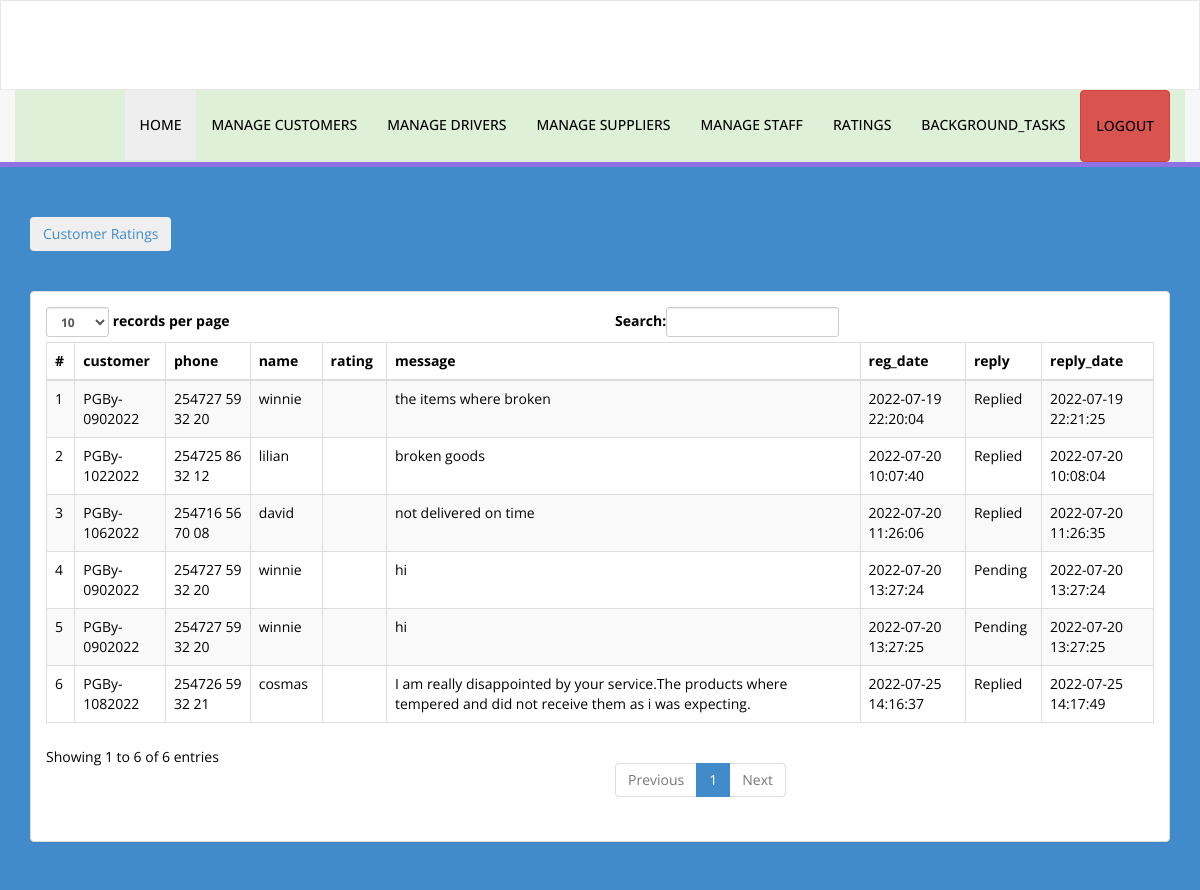
Page /perimeter/perimeter/messages.php (signed in) on the committed database.
### tables this page shows
CREATE TABLE `feedback` (
  `id` int(11) NOT NULL,
  `customer` varchar(50) DEFAULT NULL,
  `phone` varchar(20) DEFAULT NULL,
  `name` varchar(100) DEFAULT NULL,
  `rating` varchar(50) DEFAULT NULL,
  `message` varchar(250) DEFAULT NULL,
  `reg_date` varchar(100) DEFAULT NULL,
  `reply` varchar(250) DEFAULT 'Pending',
  `reply_date` timestamp NOT NULL DEFAULT current_timestamp() ON UPDATE current_timestamp()
);

### perimeter/perimeter/messages.php (the view, shortened to what this page needs)
<?php
include('sessionadm.php');
if (strlen($_SESSION['username']) == 0) {
    header('location:log');
} else {
?>
<!DOCTYPE html>
<html xmlns="http://www.w3.org/1999/xhtml">
<head>
    <link href="assets/css/bootstrap.css" rel="stylesheet" />
    <link href="assets/css/font-awesome.css" rel="stylesheet" />
    <link href="assets/css/style.css" rel="stylesheet" />
    <link rel="stylesheet" href="https://cdnjs.cloudflare.com/ajax/libs/font-awesome/4.7.0/css/font-awesome.min.css">
</head>
<body style="height: 100%;" class="bg-primary">
    <?php include('includes/header.php'); ?>
    <div class="content-wrapper">
        <div class="container">
            <div class="row pad-botm">
                <div class="col-md-12">
                    <h5>
                        <a href="messages"> <button class="btn btn-wraning"> Customer Ratings</button></a>
                      </h5>
                </div>
            </div>
            <div class="row" style="color: #000;">
                <div class="col-md-12">
                    <div class="panel panel-default">
                        <div class="panel-body">
                            <div class="table-responsive">
                                <table class="table table-striped table-bordered table-hover" id="dataTables-example">
                                    <thead>
                                        <tr>
                                            <th>#</th>
                                            <th>customer</th>
                                            <th>phone</th>
                                            <th>name </th>
                                            <th>rating</th>
                                            <th>message</th>
                                            <th>reg_date</th>
                                            <th>reply</th>
                                            <th>reply_date</th>
                                        </tr>
                                    </thead>
                                    <tbody>
                                        <?php $sql = "SELECT * from feedback";
                                            $query = $con->prepare($sql);
                                            $query->execute();
                                            $results = $query->fetchAll(PDO::FETCH_OBJ);
                                            $cnt = 1;
                                            if ($query->rowCount() > 0) {
                                                foreach ($results as $result) {               ?>
                                        <tr class="odd gradeX">
                                            <td class="center"><?php echo htmlentities($cnt); ?></td>
                                            <td class="center"><?php echo htmlentities($result->customer); ?></td>
                                            <td class="center"><?php echo htmlentities($result->phone); ?></td>
                                            <td class="center"><?php echo htmlentities($result->name); ?></td>
                                            <td class="center"><?php echo htmlentities($result->rating); ?></td>
                                            <td class="center"><?php echo htmlentities($result->message); ?></td>
                                            <td class="center"><?php echo htmlentities($result->reg_date); ?></td>
                                            <td class="center"><?php echo htmlentities($result->reply); ?></td>
                                            <td class="center"><?php echo htmlentities($result->reply_date); ?></td>
                                        </tr>
                                        <?php $cnt = $cnt + 1;
                                                }
                                            } ?>
                                    </tbody>
                                </table>
                            </div>
                        </div>
                    </div>
                </div>
            </div>
        </div>
    </div>
</body>
</html>
<?php } ?>

### perimeter/perimeter/includes/header.php (shortened to what this page needs)
<div class="navbar navbar-inverse set-radius-zero">
</div>
<section class="menu-section">
    <div class="container bg-success">
        <div class="row ">
            <div class="col-md-12">
                <div class="navbar-collapse collapse ">
                    <ul id="menu-top" class="nav navbar-nav navbar-right">
                        <li><a href="index" class="menu-top-active">Home</a></li>
                        <li><a href="manageCus">Manage Customers</a></li>
                        <li><a href="manageDriver">Manage Drivers</a></li>
                        <li><a href="manageSup">Manage Suppliers</a></li>
                        <li><a href="manageSta">Manage Staff</a></li>
                        <li><a href="messages">Ratings</a></li>
                        <li><a href="enough">Background_Tasks</a></li>
                        <li><a href="logout" class="btn btn-danger pull-right">Logout</a></li>
                    </ul>
                </div>
            </div>
        </div>
    </div>
</section>

### perimeter/perimeter/assets/css/style.css (style rules this page uses)
.set-radius-zero { border-radius:0px; -moz-border-radius:0px; -webkit-border-radius:0px; }
.content-wrapper { margin-top: 40px; min-height:800px; padding-bottom:90px; }
.pad-botm { padding-bottom:30px; }
#menu-top a { color:#000; text-decoration:none; font-weight:500; padding: 25px 15px 25px 15px; text-transform:uppercase; }
.menu-section { background-color: #f7f7f7; border-bottom:5px solid #9170E4; width:100% }
.menu-top-active { background-color:#eeeeee; }
.navbar-inverse { background-color: #FFF; border-color: rgba(155, 153, 153, 0.23); }
.navbar { min-height: 90px; margin-bottom: 0px; }

### rows in the picture
feedback: customer "PGBy-0902022", phone "254727 59 32 20", name "winnie", message "the items where broken", reg_date "2022-07-19 22:20:04", reply "Replied", reply_date "2022-07-19 22:21:25"
feedback: customer "PGBy-1022022", phone "254725 86 32 12", name "lilian", message "broken goods", reg_date "2022-07-20 10:07:40", reply "Replied", reply_date "2022-07-20 10:08:04"
feedback: customer "PGBy-1062022", phone "254716 56 70 08", name "david", message "not delivered on time", reg_date "2022-07-20 11:26:06", reply "Replied", reply_date "2022-07-20 11:26:35"
feedback: customer "PGBy-0902022", phone "254727 59 32 20", name "winnie", message "hi", reg_date "2022-07-20 13:27:24", reply "Pending", reply_date "2022-07-20 13:27:24"
feedback: customer "PGBy-0902022", phone "254727 59 32 20", name "winnie", message "hi", reg_date "2022-07-20 13:27:25", reply "Pending", reply_date "2022-07-20 13:27:25"
feedback: customer "PGBy-1082022", phone "254726 59 32 21", name "cosmas", message "I am really disappointed by your service.The products where tempered and did not receive them as i was expecting.", reg_date "2022-07-25 14:16:37", reply "Replied", reply_date "2022-07-25 14:17:49"
